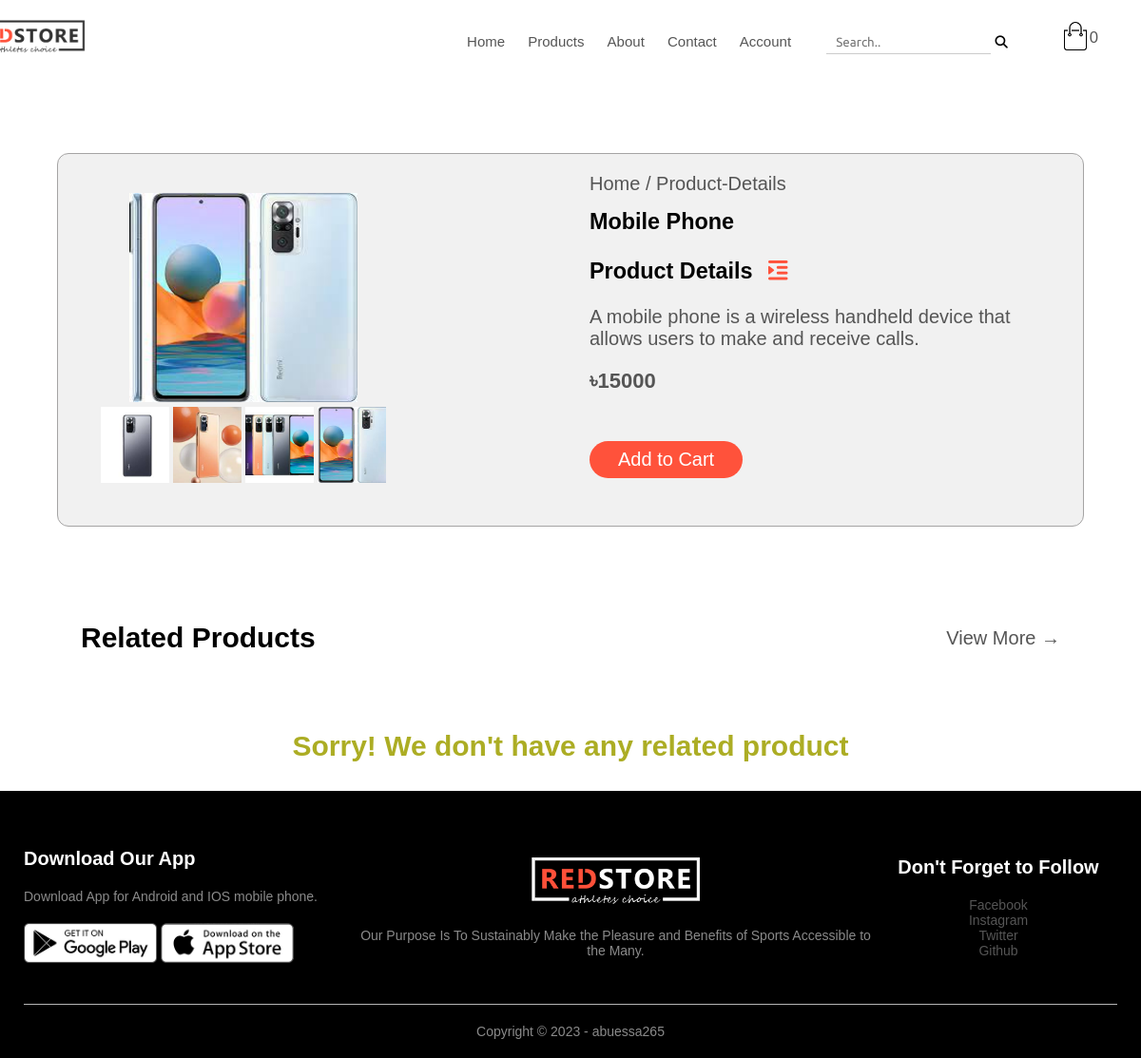
The page /E-Commerce/product_details.php?p_id=35 on the database its author committed.
### tables this page shows
CREATE TABLE `product` (
  `p_id` int(255) NOT NULL,
  `section` int(11) DEFAULT NULL,
  `p_name` varchar(255) DEFAULT NULL,
  `p_details` varchar(255) DEFAULT NULL,
  `p_colour` varchar(255) DEFAULT NULL,
  `p_ctag` varchar(255) DEFAULT NULL,
  `p_sub_ctag` varchar(255) DEFAULT NULL,
  `p_price` int(255) DEFAULT NULL,
  `p_quantity` int(255) DEFAULT NULL,
  `p_date` date DEFAULT NULL,
  `p_img1` varchar(255) DEFAULT NULL,
  `p_img2` varchar(255) DEFAULT NULL,
  `p_img3` varchar(255) DEFAULT NULL,
  `p_img4` varchar(255) DEFAULT NULL,
  `p_keyword` varchar(255) DEFAULT NULL
);

### E-Commerce/product_details.php (the view, shortened to what this page needs)
<?php
include('common_function.php');
?>
<!DOCTYPE html>
<html lang="en">
<head>
  <link rel="stylesheet" href="CSS/style.css" />
  <link rel="stylesheet" href="https://cdn.jsdelivr.net/npm/@fortawesome/fontawesome-free@6.1.2/css/fontawesome.min.css" />
</head>
<body>
  <?php include('const/header.php'); ?>
  <?php
  if (isset($_GET['p_id'])) {
    $p_id = $_GET['p_id'];
    $sql = "select * from `product` where p_id='$p_id'";
    $res = mysqli_query($con, $sql);
    $row = mysqli_fetch_array($res);
    $p_name = $row['p_name'];
    $p_details = $row['p_details'];
    $p_price = $row['p_price'];
    $p_img1 = $row['p_img1'];
    $p_img2 = $row['p_img2'];
    $p_img3 = $row['p_img3'];
    $p_img4 = $row['p_img4'];
    $p_keyword = $row['p_keyword'];
  }
  ?>
  <div class="small-container single-product">
    <div class="row">
      <div class="col-2">
        <?php echo '<img src="product_img/' . $p_img1 . '" width="100%" id="ProductImg" style="height:220px; object-fit:contain"/>'; ?>
        <div class="small-img-row">
          <div class="small-img-col">
            <?php echo '<img src="product_img/' . $p_img2 . '" width="100%" class="SmallImg" style="height:80px; object-fit:cover" />'; ?>
          </div>
          <div class="small-img-col">
            <?php echo '<img src="product_img/' . $p_img3 . '" width="100%" class="SmallImg" style="height:80px; object-fit:cover" />'; ?>
          </div>
          <div class="small-img-col">
            <?php echo '<img src="product_img/' . $p_img4 . '" width="100%" class="SmallImg" style="height:80px; object-fit:cover" />'; ?>
          </div>
          <div class="small-img-col">
            <?php echo '<img src="product_img/' . $p_img1 . '" width="100%" class="SmallImg" style="height:80px; object-fit:cover" />'; ?>
          </div>
        </div>
      </div>
      <div class="col-2">
        <p style="margin-bottom: 15px"><a href="index.php">Home</a> / Product-Details</p>
        <h3><?php echo $p_name; ?></h3>
        <h3 style="margin-top: 25px">Product Details <i class="fa fa-indent"></i></h3>
        <br />
        <p><?php echo $p_details; ?></p>
        <h4><?php echo CURRENCY . $p_price; ?></h4>
        <?php echo '<a href="add_to_cart.php?add_to_cart=' . $p_id . '" class="btn">Add to Cart</a>'; ?>
      </div>
    </div>
  </div>
  <div class="small-container">
    <div class="row row-2">
      <h2>Related Products</h2>
      <a href="products.php?section=1">
        <p>View More &#8594;</p>
      </a>
    </div>
  </div>
  <div class="small-container">
    <div class="row">
      <?php
      $keyword = explode(",", $p_keyword);
      $sql = "select * from `product` where p_keyword like '%$keyword[0]%' and p_id != '$p_id' limit 4";
      $res = mysqli_query($con, $sql);
      $count = mysqli_num_rows($res);
      if ($count > 0) {
        while ($row = mysqli_fetch_array($res)) {
          $p_id = $row['p_id'];
          $p_name = $row['p_name'];
          $p_price = $row['p_price'];
          $p_img1 = $row['p_img1'];
          echo '<div class="col-4" style="background:#F1F1F1; border-radius:10px">
      <center><a href="product_details.php?p_id=' . $p_id . '"><img class="img-thumbnail" style="background:#F1F1F1;width: 200px;height: 200px;object-fit:contain; margin: 10px 10px !important" src=product_img/' . $p_img1 . ' /></a></center>
      <div class="p-info">
      <h4 style="font-weight:bold; font-size:16px; text-transform: uppercase">' . $p_name . '</h4>
      <div class="rating">
           <i class="fa fa-star"></i>
           <i class="fa fa-star"></i>
          <i class="fa fa-star"></i>
          <i class="fa fa-star"></i>
           <i class="fa fa-star-o"></i>
         </div>
         <p>' . CURRENCY . '.' . $p_price . '</p>
                      </div>
                      <center><a href="add_to_cart.php?add_to_cart=' . $p_id . '" class="btn" style="margin-top:10px">Add to cart</a></center>
                    </div>';
        }
      } else {
        echo '<center><h2 style="margin: 30px 30px; color: #acad24">Sorry! We don\'t have any related product</h2></center>';
      }
      ?>
    </div>
  </div>
  <?php
  include('const/footer.php');
  include('const/back_to_top.php');
  ?>
</body>
</html>

### E-Commerce/CSS/style.css (style rules this page uses)
* { margin: 0; padding: 0; box-sizing: border-box; }
html { scroll-behavior: smooth; }
a { text-decoration: none; color: #555; }
p { color: #555; }
.row { display: flex; align-items: center; flex-wrap: wrap; justify-content: space-around; }
.col-2 { flex-basis: 50%; min-width: 300px; }
.col-2 img { max-width: 100%; padding: 50px 0; }
.btn { display: inline-block; background: #ff523b; color: #fff; padding: 8px 30px; margin: 30px 0; border-radius: 30px; transition: background 0.5s; }
.small-container { max-width: 1080px; margin: auto; padding-left: 25px; padding-right: 25px; }
h4 { color: #555; font-weight: normal; }
.row-2 { justify-content: space-between; margin: 100px auto 50px; }
.single-product { margin-top: 80px; background: #f1f1f1; border: 1px solid #a5a4a4; border-radius: 12px; }
.single-product .col-2 img { padding: 0; width: 300px; }
.single-product .col-2 { padding: 20px; }
.single-product h4 { margin: 20px 0; font-size: 22px; font-weight: bold; }
.single-product .fa { color: #ff523b; margin-left: 10px; }
.small-img-row { display: flex; justify-content: space-between; width: 300px; }
.small-img-col { flex-basis: 24%; cursor: pointer; }

### E-Commerce/const/back_to_top.php (style rules this page uses)
body { font-family: Arial, Helvetica, sans-serif; font-size: 20px; }

### rows shown on the page
product: p_img1 (picture), p_img2 (picture), p_img3 (picture), p_img4 (picture), p_name "Mobile Phone", p_details "A mobile phone is a wireless handheld device that allows users to make and receive calls.", p_price "15000"

### other values the page prints
ItemInCart() "0"
CURRENCY "৳"
